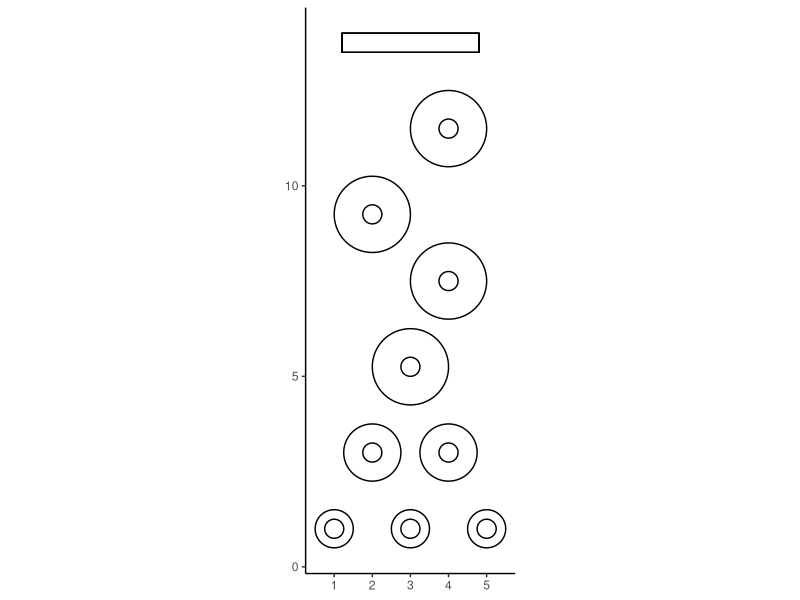

This chart was generated by the following R code:
library(ggplot2)
library(ggforce)

dat <- readr::read_csv("data/targets.csv")

# set.seed(194)
# # generate a random vector of numbers between 1 and 6
# y <- runif(30, min = 0.0, max = 7)
# x <- runif(30, min = 0.0, max = 7)
# df <- data.frame(x,y)

ggplot(dat) + 
  geom_circle(aes(x0=x, y0=y, r=size), color = "black") + coord_equal() + theme_classic() +
  geom_rect(aes(xmin = 1.2, xmax = 4.8, ymin = 13.5, ymax = 14), fill = NA,
            color = "black", linewidth = .3)
  # geom_density_2d_filled(data = df, aes(x,y), alpha = .5) +
  # geom_point(data = df, aes(x,y))

